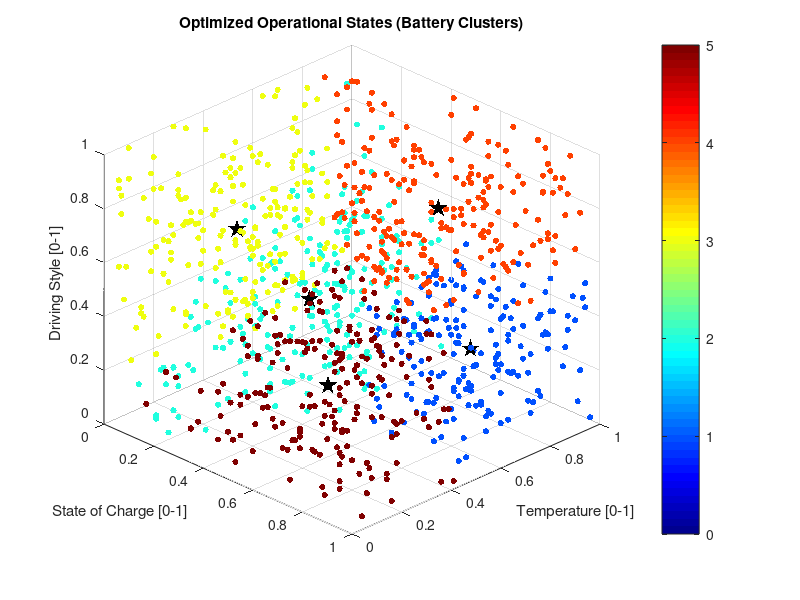

MATLAB code to generate this figure:
clear; clc; close all;
load('ev_power_dataset.mat');
X=trainingData(:,1:3);
sigma=std(X);
k=5;
epsilon=0.01;%stopping criterion

num_rows=size(X,1);
random_indices=randperm(num_rows,k);
C=X(random_indices,:);

disp('Initialization completed');
disp('initial centroids (C):');
disp(C);

%% phase 2: the clustering loop
max_iter=100;
iter=0;
U_previous=zeros(num_rows,k);
U=zeros(num_rows,k);%matrix that will store the membership degree
disp('Starting cluster optimization...');
while iter<max_iter
    iter=iter+1;
    for j=1:k
        %calculate the vectorized gaussian distance for centroid j
        C_expandido=repmat(C(j,:), num_rows,1);
        sigma_expandida=repmat(sigma, num_rows,1);
        dist_squared=sum(((X-C_expandido)./sigma_expandida).^2,2);
        U(:,j)=exp(-0.5*dist_squared);
    end
    %Find the cluster with the highest membership for each data point
    %Hint: the function max(Matrix, [],dimension) returns the maximum value
    %and its we want to search along the columns
    [~,assignments]=max(U,[],2);
    
    for j=1:k
        cluster_points=X(assignments==j,:);
        if ~isempty(cluster_points)
            C(j,:)=mean(cluster_points);
        end
    end
    change=max(abs(U(:)-U_previous(:)));
    if change<epsilon
        disp(['Algorithm converged at iteration: ',num2str(iter), '!']);
        break;
    end
    U_previous=U;%Update the matrix for the next iteration
end
disp('Final optimized centroids');
disp(C);
%% phase 3 visualization of discovered clusters
figure('name', 'Gaussian FCM Clusters 3D');
scatter3(X(:,1),X(:,2),X(:,3),20, assignments, 'filled');
hold on;
scatter3(C(:,1),C(:,2),C(:,3),200,'k','p','filled');

title('Optimized Operational States (Battery Clusters)');
xlabel('State of Charge [0-1]');
ylabel('Temperature [0-1]');
zlabel('Driving Style [0-1]');
colormap('jet');
colorbar;
grid on;
view(45,30);
